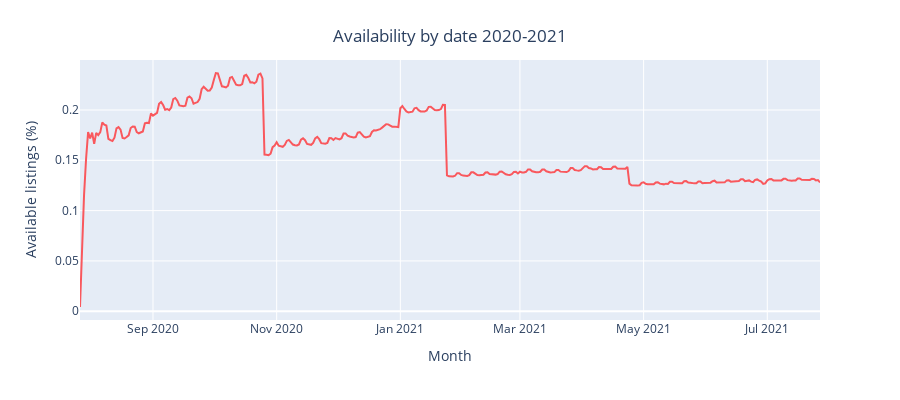

This figure's notebook cell:
### Code cell
df_available = df.groupby('date')['available'].sum().reset_index()
df_available['available'] = df_available['available'].apply(lambda x: x/df['listing_id'].nunique())

fig = px.line(df_available, x='date', y="available", color_discrete_sequence=['#f9585d'], labels={"available": "Available listings (%)", "date": "Month"})
fig.update_layout(height=400, width=900, title={
        'text': "Availability by date 2020-2021",
        'x':0.5,
        'xanchor': 'center',
        'yanchor': 'top'})
fig.show()

### Figure 1 — Plotly figure (JSON) as saved in the notebook; plotly's stock layout.template omitted (floating-point values rounded to 4 significant figures; data arrays with more than 128 entries replaced by an {"elided": "..."} marker saying what was removed)
{"data": [{"hovertemplate": "Month=%{x}<br>Available listings (%)=%{y}<extra></extra>", "legendgroup": "", "line": {"color": "#f9585d", "dash": "solid"}, "mode": "lines", "name": "", "orientation": "v", "showlegend": false, "type": "scatter", "x": {"elided": "366 str values"}, "xaxis": "x", "y": {"elided": "366 float values"}, "yaxis": "y"}], "layout": {"height": 400, "legend": {"tracegroupgap": 0}, "margin": {"t": 60}, "title": {"text": "Availability by date 2020-2021", "x": 0.5, "xanchor": "center", "yanchor": "top"}, "width": 900, "xaxis": {"anchor": "y", "domain": [0, 1], "title": {"text": "Month"}}, "yaxis": {"anchor": "x", "domain": [0, 1], "title": {"text": "Available listings (%)"}}}}
